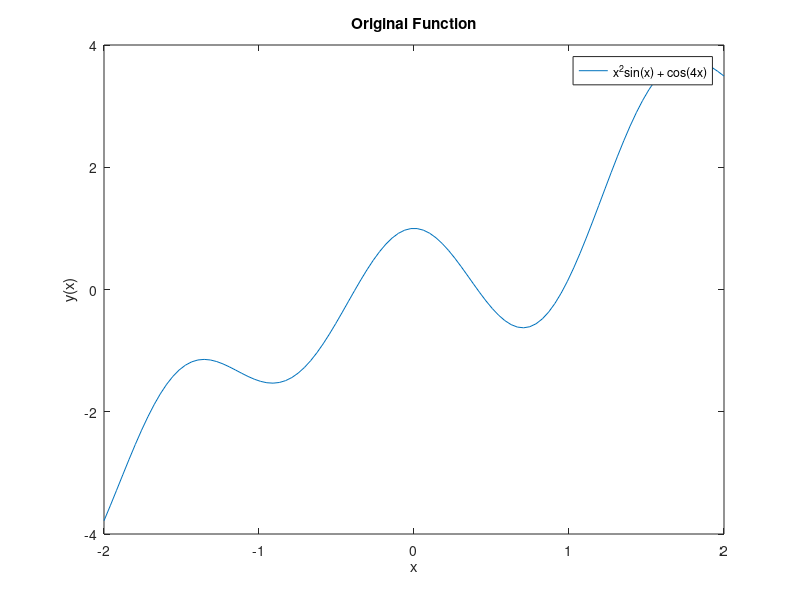

The MATLAB source for this figure: (Note: this script raises an error after producing the figure.)
%% Authors
%Alejandro Josue Mendez Lopez
%Hashim Alsayed

%% TASK 1
x = linspace(-2,2,100);
y = x.^2.*sin(x) + cos(4*x);

figure(1);
plot(x,y);
title("Original Function");
xlabel("x");
ylabel("y(x)");
legend("x^2sin(x) + cos(4x)");
 
%% TASK 2
N = 100; %Number of Samples
x_in = linspace(-2,2,N);
y_in = x_in.^2.*sin(x_in) + cos(4*x_in); %Given function
%% TASK 3
n_6 = 6; %Order
a_6 = approximation(x_in,y_in,n_6); %Coefficients for the 6th order p(x)

n_16 = 16; %Order
a_16 = approximation(x_in,y_in,n_16); %Coefficients for the 6th order p(x)

xd = linspace(-2,2,100);

yd_6  = DensePoints_yd(xd, a_6); %y values for the dense function of the 6th order
yd_16 = DensePoints_yd(xd, a_16);%y values for the dense function of the 16th order

figure(2);
plot(x, y, '-', x_in, y_in, 'o', xd, yd_6, xd, yd_16);
title("Approximation Method");
xlabel("x");
ylabel("y(x)");
legend("Given Function f(x)", "Input Data Points", "p(x) 6th order", "p(x) 16th order");

%{
Analisis:
The plot shows that the higher the order of the approximation function, the
more accurate is related to the given function. Nevertheless,using lower
orders give pretty much good results with a relative small error. As is
expected the p(x) functions try to go through the closest path in between
the input data points. The higher the p(x) order the higher the number of
coefficients to be calculated. In order to get high accurate results is
necessary to increase the order. This also increase the computational power needed.
 
It is worth mentioning that the higher the order of p(x) the more over feed
it will be. This produces sometimes inconsistencies when extrapolating.
Therefore it is convenient sometimes to stay with lower orders of p(x).
%}

%% TASK 4
e_6 = abs(y - yd_6);    %Error for the 6th p(x) related to the given function
e_16 = abs(y - yd_16);  %Error for the 16th p(x) related to the given function

fprintf('The Average Error for the P(x) 6th order is: %d\nThe Maximum Error for the P(x) 6th order is: %d\n',averError(e_6), maxError(e_6));
fprintf('The Average Error for the P(x) 16th order is: %d\nThe Maximum Error for the P(x) 16th is: %d\n',averError(e_16), maxError(e_16));

%{
Analisis:
As it was written above the higher the order of p(x) the more accurate the
results. Therefore we see that the average error and the maximal error is
considerably smaller for the 16th p(x) rather than the 6th p(x).
%}
%% TASK 5
%The following table represents the average errors and max errors for
%diferrent number of input data points
%{
   order      AverageError  MaxError
     5        5.685631e-01  1.090190e+00
     8        7.429732e-02  2.524183e-01
     11       1.144458e-02  4.026405e-02
     13       1.193051e-03  4.106611e-03
     15       9.148874e-05  2.914814e-04
     18       2.427540e-07  6.254774e-07
     21       1.227839e-07  5.079608e-07

Analisis:
The table shows the expected results. The higher the p(x) order the more
accurate it is in comparison with the given function. In both cases
(Average and Max) the error decreases significantly. Most likely from p(x)
orders equal or higher than 18 the errors are so small that there is no
need to keep increasing the order. So we can save some computational power.
%}
%% TASK 6
p = {@p0,@p1,@p2,@p3,@p4,@p5,@p6,@p7}; %Pointer of functions

A_legendre = zeros(length(p)); %Pre-initializing the Matrix A for storing values
B_legendre = zeros(length(p),1);%Pre-initializing the Matrix B for storing values

scale  = 2/(max(x_in) - min(x_in)); %Scale factor
offset = 1-scale*min(x_in); 
xps = scale*x_in + offset; %Adapting the input data points between -1 and 1

for r = 1:length(p)
    for c = 1:length(p)
        A_legendre(r,c) = sumuj(xps, p{r}, p{c}); %Allocating the values for each specific row and column in A MAtrix
    end
    B_legendre(r) = sumujb(xps, y_in, p{r}); %Allocating the values for each specific row and column in B Matrix
end
a_legendre = A_legendre\B_legendre;         %Calculating the Coefficients a

y_legendre = legendre(a_legendre, p, xd*scale + offset); %Calculating the y values for the corresponding least sqaure method function

figure(3);
plot(x,y,'-',xd, y_legendre,'--');
title("Least Square Method Approximation");
xlabel("x");
ylabel("y(x)");
legend("Original Function", "Approximation Function");
%{
It is seen that the plot is similar to the 6th order of p(x). The good
thing about using this method is that the number of samples can be
significantly reduced and still get pretty much good results. On the other
hand, this method is a little bit more complex to perform since here is
necessary to define the basis functions.
%}
%% Functions
function a = approximation(x_in,y_in,n)
A = zeros(n+1);
B = zeros(n+1,1);
N = length(x_in);

for r = 1:n+1
    for c = 1:n+1
        s = 0;
        for j=1:N
            s = s + x_in(j)^(r -1 + c-1);
        end
        A(r,c) = s;
    end
    k = 0;
    for i= 1:N
        k = k + y_in(i)*x_in(i)^(r-1);
    end
    B(r,1) = k;
end
a = A\B;
end

function yd = DensePoints_yd(xd, a)
yd = zeros(size(xd));
    for j = 1:length(xd)
            s = 0;
            for i = 1:length(a)
                s = s + a(i)*xd(j)^(i-1);
            end
            yd(j)= s;
    end
end

function result = averError(e) %Average Error
    N = length(e);
    result=0;
    for i=1:N-1
        result = result+ ((e(i) + e(i+1))/2);
    end
    result = result/(N-1);
end

function max = maxError(e) %Max Error
    N = length(e);
    max = 0;
    for j=1:N
        if e(j)>max
        max = e(j);
        end
    end
end

function y = p0(x)
    y = sin(x);
end

function y = p1(x)
    y = cos(x);
end

function y = p2(x)
    y = sin(4*x);
end

function y = p3(x)
    y = cos(4*x);
end

function y = p4(x)
    y = x.*sin(x);
end

function y = p5(x)
    y = x.*cos(x);
end

function y = p6(x)
    y = (x.^2).*sin(x);
end

function y = p7(x)
    y = (x.^2).*cos(x);
end

function s = sumuj(x_in, pa, pb)
    s = 0;
    for i = 1:length(x_in)
        s = s + pa(x_in(i))*pb(x_in(i));
    end
end

function s = sumujb(x_in, y_in, pa)
    s = 0;
    for j=1:length(x_in)
        s = s + pa(x_in(j))*y_in(j);
    end
end

function y = legendre(a, p, xd)
    y = zeros(size(xd));
    for k = 1:length(a)
        y = y + a(k)*p{k}(xd);
    end
end
